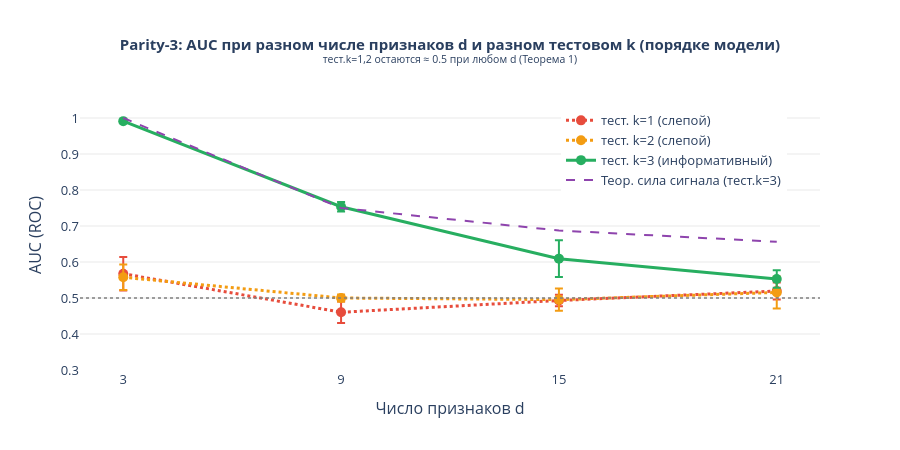

Notebook cell for this chart:
### Code cell
d_vals_plot = d_sweep_configs

fig_d = go.Figure()

tk_colors = {1: "#e74c3c", 2: "#f39c12", 3: "#27ae60"}
tk_labels = {1: "тест. k=1 (слепой)", 2: "тест. k=2 (слепой)", 3: "тест. k=3 (информативный)"}

for tk in [1, 2, 3]:
    means = [d_sweep_results[d][tk]["auc_mean"] for d in d_vals_plot]
    stds  = [d_sweep_results[d][tk]["auc_std"]  for d in d_vals_plot]
    fig_d.add_trace(go.Scatter(
        x=d_vals_plot, y=means,
        error_y=dict(type="data", array=stds, visible=True),
        mode="lines+markers",
        name=tk_labels[tk],
        line=dict(color=tk_colors[tk], width=3,
                  dash="dot" if tk < 3 else "solid"),
        marker=dict(size=10),
    ))

# Теоретическая кривая для тест.k=3
theory_y = [theoretical_signal(d // 3) for d in d_vals_plot]
fig_d.add_trace(go.Scatter(
    x=d_vals_plot, y=theory_y,
    mode="lines", name="Теор. сила сигнала (тест.k=3)",
    line=dict(color="#8e44ad", width=2, dash="dash"),
))

fig_d.add_hline(y=0.5, line_dash="dot", line_color="gray", line_width=1.5)

fig_d.update_layout(
    title=dict(
        text="<b>Parity-3: AUC при разном числе признаков d и разном тестовом k (порядке модели)</b><br>"
             "<sup>тест.k=1,2 остаются ≈ 0.5 при любом d (Теорема 1)</sup>",
        x=0.5, font_size=15,
    ),
    xaxis=dict(title="Число признаков d", tickvals=d_vals_plot),
    yaxis=dict(title="AUC (ROC)", range=[0.3, 1.05]),
    plot_bgcolor="white",
    height=450,
    legend=dict(x=0.65, y=0.98),
    font=dict(size=13),
)
fig_d.update_yaxes(showgrid=True, gridcolor="rgba(200,200,200,0.4)")
fig_d.show()

### Figure 1 — Plotly figure (JSON) as saved in the notebook; plotly's stock layout.template omitted (floating-point values rounded to 4 significant figures)
{"data": [{"error_y": {"array": [0.0463, 0.02992, 0.01579, 0.02366], "type": "data", "visible": true}, "line": {"color": "#e74c3c", "dash": "dot", "width": 3}, "marker": {"size": 10}, "mode": "lines+markers", "name": "тест. k=1 (слепой)", "type": "scatter", "x": [3, 9, 15, 21], "y": [0.5675, 0.4604, 0.4931, 0.5194]}, {"error_y": {"array": [0.03551, 0.009711, 0.03084, 0.0445], "type": "data", "visible": true}, "line": {"color": "#f39c12", "dash": "dot", "width": 3}, "marker": {"size": 10}, "mode": "lines+markers", "name": "тест. k=2 (слепой)", "type": "scatter", "x": [3, 9, 15, 21], "y": [0.5576, 0.5, 0.4955, 0.5154]}, {"error_y": {"array": [0.001878, 0.01305, 0.05082, 0.02402], "type": "data", "visible": true}, "line": {"color": "#27ae60", "dash": "solid", "width": 3}, "marker": {"size": 10}, "mode": "lines+markers", "name": "тест. k=3 (информативный)", "type": "scatter", "x": [3, 9, 15, 21], "y": [0.9913, 0.7534, 0.6093, 0.5528]}, {"line": {"color": "#8e44ad", "dash": "dash", "width": 2}, "mode": "lines", "name": "Теор. сила сигнала (тест.k=3)", "type": "scatter", "x": [3, 9, 15, 21], "y": [1, 0.75, 0.6875, 0.6562]}], "layout": {"font": {"size": 13}, "height": 450, "legend": {"x": 0.65, "y": 0.98}, "plot_bgcolor": "white", "shapes": [{"line": {"color": "gray", "dash": "dot", "width": 1.5}, "type": "line", "x0": 0, "x1": 1, "xref": "x domain", "y0": 0.5, "y1": 0.5, "yref": "y"}], "title": {"font": {"size": 15}, "text": "<b>Parity-3: AUC при разном числе признаков d и разном тестовом k (порядке модели)</b><br><sup>тест.k=1,2 остаются ≈ 0.5 при любом d (Теорема 1)</sup>", "x": 0.5}, "xaxis": {"tickvals": [3, 9, 15, 21], "title": {"text": "Число признаков d"}}, "yaxis": {"gridcolor": "rgba(200,200,200,0.4)", "range": [0.3, 1.05], "showgrid": true, "title": {"text": "AUC (ROC)"}}}}
